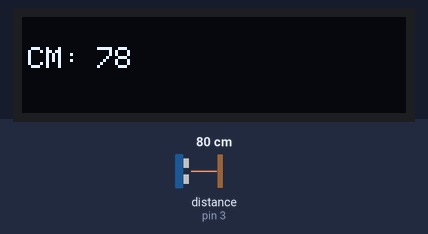
A sketch run on a simulated Arduino Uno, built with avr-gcc and run on an emulated ATmega328P. Parts: 128×32 one-colour display. Wiring (inferred from the names in the program): ultrasonic range finder: trigger pin 4; echo pin 3. Inputs (shaded band) come from the test bench; at power-on: distance to the obstacle (sensor on pin 3) 80 cm. The echo pulse lasts 58.3 µs per cm; the display library's start-up logo is not drawn.

Above: at 3.2 s.
3.3 s: distance to the obstacle (sensor on pin 3) set to 2 cm
At 4.1 s:
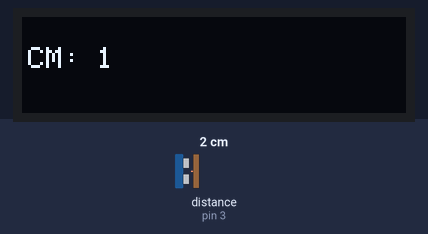
4.8 s: distance to the obstacle (sensor on pin 3) set to 4 cm
At 5.1 s:
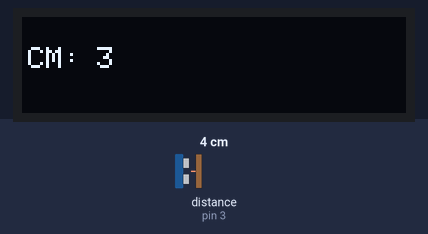
6.3 s: distance to the obstacle (sensor on pin 3) set to 9 cm
At 6.6 s:
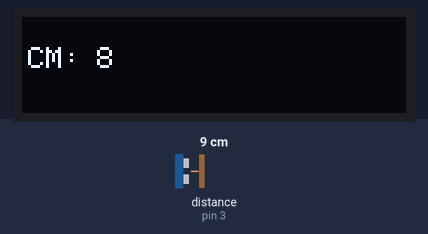
Timing chart, 0 to 9.3 s (numbered marks = the images above; inputs shaded):
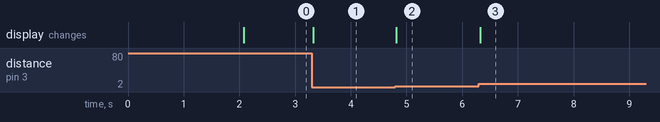

Measured:
- after the input at 3.3 s, the display: changes at once (image 1)
- after the input at 4.8 s, the display: changes at once (image 2)
- after the input at 6.3 s, the display: changes at once (image 3)

The sketch:

I2C.ino
```cpp
#define ECHO 3
#define TRIG 4

#include <SPI.h>
#include <Wire.h>
#include <Adafruit_GFX.h>
#include <Adafruit_SSD1306.h>

#define SCREEN_WIDTH 128 // OLED display width, in pixels
#define SCREEN_HEIGHT 32 // OLED display height, in pixels
#define OLED_RESET     4 // Reset pin # (or -1 if sharing Arduino reset pin)
#define SCREEN_ADDRESS 0x3C ///< See datasheet for Address; 0x3D for 128x64, 0x3C for 128x32

Adafruit_SSD1306 display(SCREEN_WIDTH, SCREEN_HEIGHT, &Wire, OLED_RESET);

long duration;
int distance;

void setup() {

  pinMode(TRIG, OUTPUT);
  pinMode(ECHO, INPUT);
  Serial.begin(9600);
    // SSD1306_SWITCHCAPVCC = generate display voltage from 3.3V internally
  if(!display.begin(SSD1306_SWITCHCAPVCC, SCREEN_ADDRESS)) {
    Serial.println(F("SSD1306 allocation failed"));
    for(;;); // Don't proceed, loop forever
  }
  // Show initial display buffer contents on the screen --
  // the library initializes this with an Adafruit splash screen.
  display.display();
  delay(2000); // Pause for 2 seconds

  // Clear the buffer
  display.clearDisplay();
  display.display();


}

void loop() {
  // put your main code here, to run repeatedly:
  displayDistance(getDistance());
  //displayFromSerial();
}

void displayFromSerial(){
  if(Serial.available() > 0){
    display.clearDisplay();
    display.setTextSize(1);
    display.setTextColor(SSD1306_WHITE);
    display.setCursor(0, 0);
    display.println(Serial.readString());
    display.display();
  }

}

int getDistance(){
  digitalWrite(TRIG,0);
  delayMicroseconds(2);
  digitalWrite(TRIG,1);
  delayMicroseconds(10);
  digitalWrite(TRIG,0);
  duration = pulseIn(ECHO, 1);
  distance = duration * 0.034 / 2;
  return distance;
}

void displayDistance(int distance){
  display.clearDisplay();
  display.setTextSize(1);
  display.setTextColor(SSD1306_WHITE);
  display.setCursor(2,10);
  display.println("CM:");
  display.setCursor(25, 10);
  display.println(distance);
  display.display();
}
```
